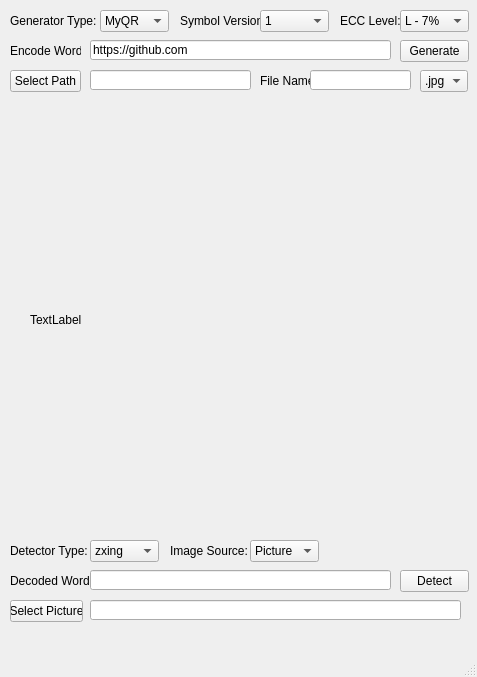
<?xml version="1.0" encoding="UTF-8"?>
<ui version="4.0">
 <class>MainWindow</class>
 <widget class="QMainWindow" name="MainWindow">
  <property name="geometry">
   <rect>
    <x>0</x>
    <y>0</y>
    <width>477</width>
    <height>677</height>
   </rect>
  </property>
  <property name="windowTitle">
   <string>pzh-qrcode</string>
  </property>
  <widget class="QWidget" name="centralwidget">
   <widget class="QLabel" name="label_generatorType">
    <property name="geometry">
     <rect>
      <x>10</x>
      <y>10</y>
      <width>91</width>
      <height>21</height>
     </rect>
    </property>
    <property name="text">
     <string>Generator Type:</string>
    </property>
   </widget>
   <widget class="QLabel" name="label_encodeWords">
    <property name="geometry">
     <rect>
      <x>10</x>
      <y>40</y>
      <width>71</width>
      <height>21</height>
     </rect>
    </property>
    <property name="text">
     <string>Encode Words:</string>
    </property>
   </widget>
   <widget class="QLineEdit" name="lineEdit_encodeWords">
    <property name="geometry">
     <rect>
      <x>90</x>
      <y>40</y>
      <width>301</width>
      <height>20</height>
     </rect>
    </property>
    <property name="text">
     <string>https://github.com</string>
    </property>
   </widget>
   <widget class="QLabel" name="label_showImage">
    <property name="geometry">
     <rect>
      <x>30</x>
      <y>110</y>
      <width>420</width>
      <height>420</height>
     </rect>
    </property>
    <property name="font">
     <font>
      <weight>50</weight>
      <bold>false</bold>
     </font>
    </property>
    <property name="autoFillBackground">
     <bool>true</bool>
    </property>
    <property name="styleSheet">
     <string notr="true"/>
    </property>
    <property name="text">
     <string>TextLabel</string>
    </property>
   </widget>
   <widget class="QLabel" name="label_symbolVersion">
    <property name="geometry">
     <rect>
      <x>180</x>
      <y>10</y>
      <width>81</width>
      <height>21</height>
     </rect>
    </property>
    <property name="text">
     <string>Symbol Version:</string>
    </property>
   </widget>
   <widget class="QComboBox" name="comboBox_symbolVersion">
    <property name="geometry">
     <rect>
      <x>260</x>
      <y>10</y>
      <width>69</width>
      <height>22</height>
     </rect>
    </property>
    <property name="layoutDirection">
     <enum>Qt::LeftToRight</enum>
    </property>
    <property name="currentIndex">
     <number>1</number>
    </property>
    <item>
     <property name="text">
      <string>Auto</string>
     </property>
    </item>
    <item>
     <property name="text">
      <string>1</string>
     </property>
    </item>
    <item>
     <property name="text">
      <string>2</string>
     </property>
    </item>
    <item>
     <property name="text">
      <string>3</string>
     </property>
    </item>
    <item>
     <property name="text">
      <string>4</string>
     </property>
    </item>
    <item>
     <property name="text">
      <string>5</string>
     </property>
    </item>
    <item>
     <property name="text">
      <string>6</string>
     </property>
    </item>
    <item>
     <property name="text">
      <string>7</string>
     </property>
    </item>
    <item>
     <property name="text">
      <string>8</string>
     </property>
    </item>
    <item>
     <property name="text">
      <string>9</string>
     </property>
    </item>
    <item>
     <property name="text">
      <string>10</string>
     </property>
    </item>
    <item>
     <property name="text">
      <string>11</string>
     </property>
    </item>
    <item>
     <property name="text">
      <string>12</string>
     </property>
    </item>
    <item>
     <property name="text">
      <string>13</string>
     </property>
    </item>
    <item>
     <property name="text">
      <string>14</string>
     </property>
    </item>
    <item>
     <property name="text">
      <string>15</string>
     </property>
    </item>
    <item>
     <property name="text">
      <string>16</string>
     </property>
    </item>
    <item>
     <property name="text">
      <string>17</string>
     </property>
    </item>
    <item>
     <property name="text">
      <string>18</string>
     </property>
    </item>
    <item>
     <property name="text">
      <string>19</string>
     </property>
    </item>
    <item>
     <property name="text">
      <string>20</string>
     </property>
    </item>
    <item>
     <property name="text">
      <string>21</string>
     </property>
    </item>
    <item>
     <property name="text">
      <string>22</string>
     </property>
    </item>
    <item>
     <property name="text">
      <string>23</string>
     </property>
    </item>
    <item>
     <property name="text">
      <string>24</string>
     </property>
    </item>
    <item>
     <property name="text">
      <string>25</string>
     </property>
    </item>
    <item>
     <property name="text">
      <string>26</string>
     </property>
    </item>
    <item>
     <property name="text">
      <string>27</string>
     </property>
    </item>
    <item>
     <property name="text">
      <string>28</string>
     </property>
    </item>
    <item>
     <property name="text">
      <string>29</string>
     </property>
    </item>
    <item>
     <property name="text">
      <string>30</string>
     </property>
    </item>
    <item>
     <property name="text">
      <string>31</string>
     </property>
    </item>
    <item>
     <property name="text">
      <string>32</string>
     </property>
    </item>
    <item>
     <property name="text">
      <string>33</string>
     </property>
    </item>
    <item>
     <property name="text">
      <string>34</string>
     </property>
    </item>
    <item>
     <property name="text">
      <string>35</string>
     </property>
    </item>
    <item>
     <property name="text">
      <string>36</string>
     </property>
    </item>
    <item>
     <property name="text">
      <string>37</string>
     </property>
    </item>
    <item>
     <property name="text">
      <string>38</string>
     </property>
    </item>
    <item>
     <property name="text">
      <string>39</string>
     </property>
    </item>
    <item>
     <property name="text">
      <string>40</string>
     </property>
    </item>
   </widget>
   <widget class="QComboBox" name="comboBox_generatorType">
    <property name="geometry">
     <rect>
      <x>100</x>
      <y>10</y>
      <width>69</width>
      <height>22</height>
     </rect>
    </property>
    <property name="currentIndex">
     <number>0</number>
    </property>
    <item>
     <property name="text">
      <string>MyQR</string>
     </property>
    </item>
    <item>
     <property name="text">
      <string>pzh</string>
     </property>
    </item>
   </widget>
   <widget class="QLabel" name="label_eccLevel">
    <property name="geometry">
     <rect>
      <x>340</x>
      <y>10</y>
      <width>61</width>
      <height>21</height>
     </rect>
    </property>
    <property name="text">
     <string>ECC Level:</string>
    </property>
   </widget>
   <widget class="QComboBox" name="comboBox_eccLevel">
    <property name="geometry">
     <rect>
      <x>400</x>
      <y>10</y>
      <width>69</width>
      <height>22</height>
     </rect>
    </property>
    <property name="layoutDirection">
     <enum>Qt::LeftToRight</enum>
    </property>
    <property name="currentIndex">
     <number>0</number>
    </property>
    <item>
     <property name="text">
      <string>L - 7%</string>
     </property>
    </item>
    <item>
     <property name="text">
      <string>M - 15%</string>
     </property>
    </item>
    <item>
     <property name="text">
      <string>Q - 25%</string>
     </property>
    </item>
    <item>
     <property name="text">
      <string>H - 30%</string>
     </property>
    </item>
   </widget>
   <widget class="QLabel" name="label_detectorType">
    <property name="geometry">
     <rect>
      <x>10</x>
      <y>540</y>
      <width>91</width>
      <height>21</height>
     </rect>
    </property>
    <property name="text">
     <string>Detector Type:</string>
    </property>
   </widget>
   <widget class="QComboBox" name="comboBox_detectorType">
    <property name="geometry">
     <rect>
      <x>90</x>
      <y>540</y>
      <width>69</width>
      <height>22</height>
     </rect>
    </property>
    <property name="currentIndex">
     <number>0</number>
    </property>
    <item>
     <property name="text">
      <string>zxing</string>
     </property>
    </item>
    <item>
     <property name="text">
      <string>pzh</string>
     </property>
    </item>
   </widget>
   <widget class="QPushButton" name="pushButton_generate">
    <property name="geometry">
     <rect>
      <x>400</x>
      <y>40</y>
      <width>69</width>
      <height>22</height>
     </rect>
    </property>
    <property name="text">
     <string>Generate</string>
    </property>
   </widget>
   <widget class="QPushButton" name="pushButton_selectDestPicturePath">
    <property name="geometry">
     <rect>
      <x>10</x>
      <y>70</y>
      <width>71</width>
      <height>22</height>
     </rect>
    </property>
    <property name="text">
     <string>Select Path</string>
    </property>
   </widget>
   <widget class="QLineEdit" name="lineEdit_destPicturePath">
    <property name="geometry">
     <rect>
      <x>90</x>
      <y>70</y>
      <width>161</width>
      <height>20</height>
     </rect>
    </property>
    <property name="text">
     <string/>
    </property>
   </widget>
   <widget class="QLabel" name="label_destPictureName">
    <property name="geometry">
     <rect>
      <x>260</x>
      <y>70</y>
      <width>51</width>
      <height>21</height>
     </rect>
    </property>
    <property name="text">
     <string>File Name:</string>
    </property>
   </widget>
   <widget class="QLineEdit" name="lineEdit_destPictureName">
    <property name="geometry">
     <rect>
      <x>310</x>
      <y>70</y>
      <width>101</width>
      <height>20</height>
     </rect>
    </property>
    <property name="text">
     <string/>
    </property>
   </widget>
   <widget class="QComboBox" name="comboBox_destPictureType">
    <property name="geometry">
     <rect>
      <x>420</x>
      <y>70</y>
      <width>48</width>
      <height>22</height>
     </rect>
    </property>
    <property name="layoutDirection">
     <enum>Qt::LeftToRight</enum>
    </property>
    <property name="currentIndex">
     <number>0</number>
    </property>
    <item>
     <property name="text">
      <string>.jpg</string>
     </property>
    </item>
    <item>
     <property name="text">
      <string>.png</string>
     </property>
    </item>
    <item>
     <property name="text">
      <string>.bmp</string>
     </property>
    </item>
   </widget>
   <widget class="QLabel" name="label_decodedWords">
    <property name="geometry">
     <rect>
      <x>10</x>
      <y>570</y>
      <width>81</width>
      <height>21</height>
     </rect>
    </property>
    <property name="text">
     <string>Decoded Words:</string>
    </property>
   </widget>
   <widget class="QLineEdit" name="lineEdit_decodedWords">
    <property name="geometry">
     <rect>
      <x>90</x>
      <y>570</y>
      <width>301</width>
      <height>20</height>
     </rect>
    </property>
    <property name="text">
     <string/>
    </property>
   </widget>
   <widget class="QPushButton" name="pushButton_detect">
    <property name="geometry">
     <rect>
      <x>400</x>
      <y>570</y>
      <width>69</width>
      <height>22</height>
     </rect>
    </property>
    <property name="text">
     <string>Detect</string>
    </property>
   </widget>
   <widget class="QPushButton" name="pushButton_selectSrcPicture">
    <property name="geometry">
     <rect>
      <x>10</x>
      <y>600</y>
      <width>73</width>
      <height>22</height>
     </rect>
    </property>
    <property name="text">
     <string>Select Picture</string>
    </property>
   </widget>
   <widget class="QLineEdit" name="lineEdit_srcPicture">
    <property name="geometry">
     <rect>
      <x>90</x>
      <y>600</y>
      <width>371</width>
      <height>20</height>
     </rect>
    </property>
    <property name="text">
     <string/>
    </property>
   </widget>
   <widget class="QLabel" name="label_imageSource">
    <property name="geometry">
     <rect>
      <x>170</x>
      <y>540</y>
      <width>81</width>
      <height>21</height>
     </rect>
    </property>
    <property name="text">
     <string>Image Source:</string>
    </property>
   </widget>
   <widget class="QComboBox" name="comboBox_imageSource">
    <property name="geometry">
     <rect>
      <x>250</x>
      <y>540</y>
      <width>69</width>
      <height>22</height>
     </rect>
    </property>
    <property name="currentIndex">
     <number>1</number>
    </property>
    <item>
     <property name="text">
      <string>Camera</string>
     </property>
    </item>
    <item>
     <property name="text">
      <string>Picture</string>
     </property>
    </item>
   </widget>
  </widget>
  <widget class="QMenuBar" name="menubar">
   <property name="geometry">
    <rect>
     <x>0</x>
     <y>0</y>
     <width>477</width>
     <height>21</height>
    </rect>
   </property>
  </widget>
  <widget class="QStatusBar" name="statusbar"/>
 </widget>
 <resources/>
 <connections/>
</ui>
